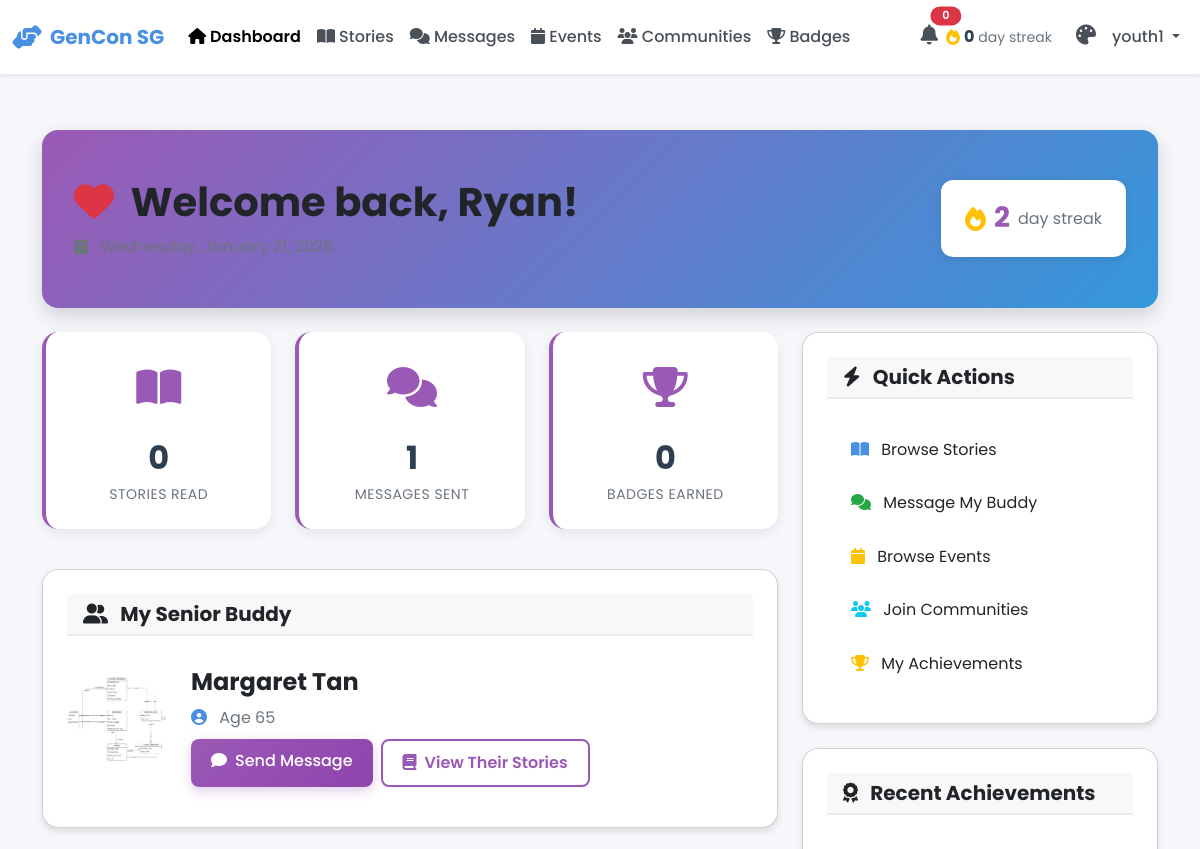
Page /youth/dashboard (signed in, upper part) on the earlier database version.
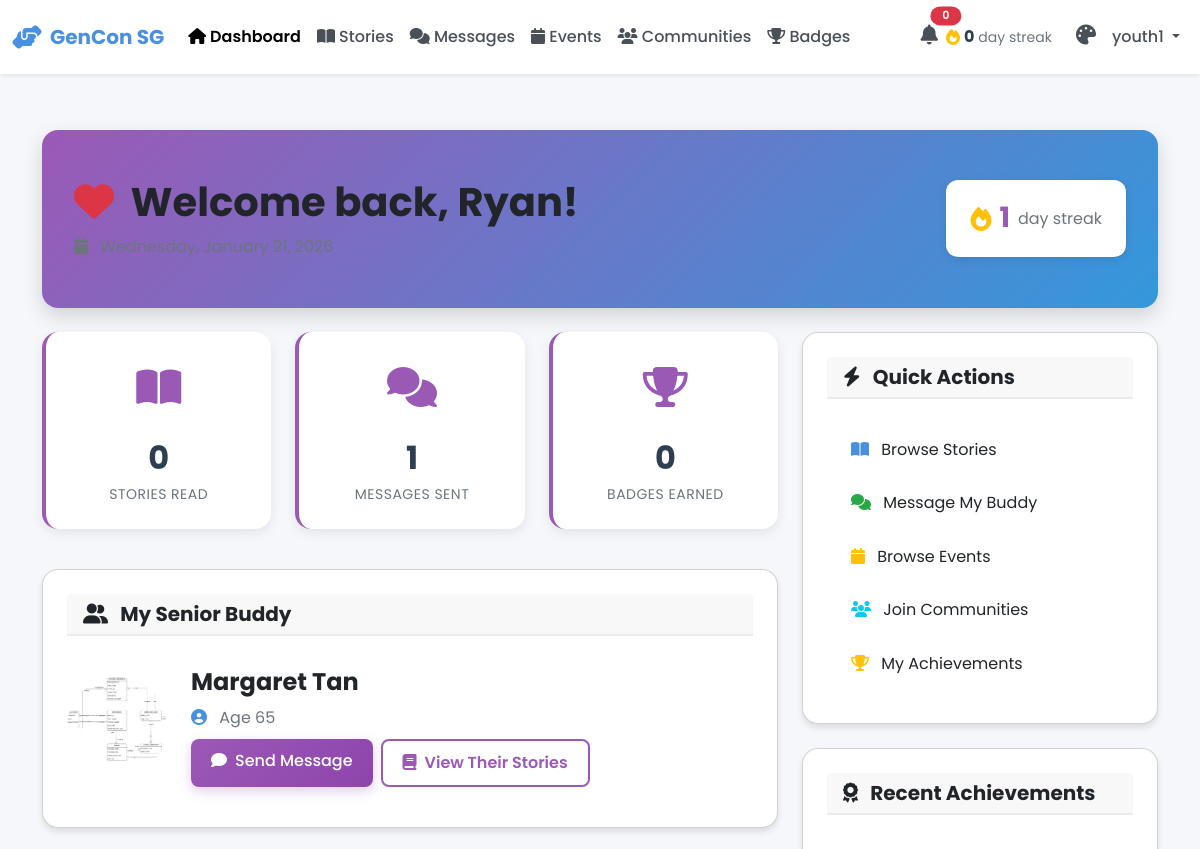
Same page on the later database version.
### models.py (models this page shows, shortened)
class Streak(db.Model):
    __tablename__ = 'streaks'
    id = db.Column(db.Integer, primary_key=True)
    user_id = db.Column(db.Integer, db.ForeignKey('users.id'), nullable=False, unique=True)
    current_streak = db.Column(db.Integer, default=0)
    longest_streak = db.Column(db.Integer, default=0)
    points = db.Column(db.Integer, default=0)
    last_login = db.Column(db.Date, default=datetime.utcnow().date)
    user = db.relationship('User', back_populates='streak')

### blueprints/youth.py (the view)
@youth_bp.route('/dashboard')
@login_required
def dashboard():
    user = User.query.get(session['user_id'])
    pair = Pair.query.filter_by(youth_id=user.id, status='active').first()
    buddy = User.query.get(pair.senior_id) if pair else None
    recent_stories = Story.query.order_by(Story.created_at.desc()).limit(10).all()
    badges = Badge.query.filter_by(user_id=user.id).count()
    return render_template('youth/dashboard.html',
                         user=user,
                         buddy=buddy,
                         recent_stories=recent_stories,
                         badges_count=badges)

### app.py (called while the page is built)
@app.context_processor
def inject_user():
    return dict(session=session)

### blueprints/youth.py (called while the page is built)
def login_required(f):
    @wraps(f)
    def decorated_function(*args, **kwargs):
        if 'user_id' not in session:
            flash('Please login to access this page', 'warning')
            return redirect(url_for('auth.login', role='youth'))
        if session.get('role') != 'youth':
            flash('Access denied. Youth account required.', 'danger')
            return redirect(url_for('index'))
        return f(*args, **kwargs)
    return decorated_function

### models.py (called while the page is built)
    @property
    def interests(self):
        if self.interests_json:
            return json.loads(self.interests_json)
        return []

### templates/youth/dashboard.html (shortened to what the changed rows need)
{% extends "base.html" %}
{% block body_class %}youth-dashboard{% endblock %}
{% block content %}
<div class="container py-4">
    <div class="dashboard-header mb-4">
        <div class="row align-items-center">
            <div class="col-md-8">
                <h1 class="mb-2">
                    <i class="fas fa-heart text-danger me-2"></i>
                    Welcome back, {{ user.full_name.split()[0] }}!
                </h1>
            </div>
            <div class="col-md-4 text-end">
                <div class="streak-display">
                    <i class="fas fa-fire text-warning"></i>
                    <span class="streak-number">{{ user.streak.current_streak if user.streak else 0 }}</span>
                    <span class="text-muted">day streak</span>
                </div>
            </div>
        </div>
    </div>
</div>
{% endblock %}

Differences in the rows shown:
changed Streak: streak "2" → "1"
